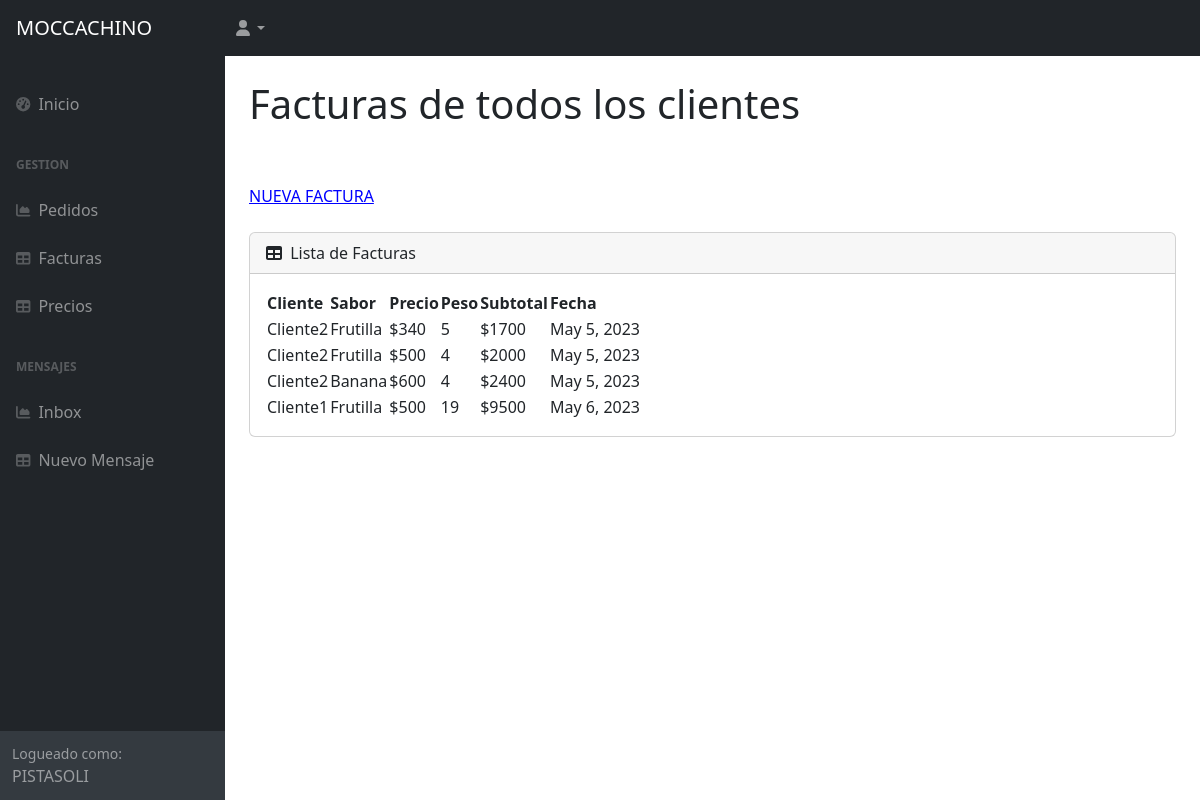
The app's page /AppClientes/facturas_por_cliente/ (signed in) with its own data.
### AppClientes/models.py (models this page shows, shortened)
class Factura(models.Model):
    cliente = models.CharField(max_length=50)
    sabor = models.CharField(max_length=50)
    precio = models.IntegerField()
    peso = models.IntegerField()
    fecha = models.DateField(default=datetime.date.today)
    @property
    def subtotal(self):
        return self.precio * self.peso

### AppClientes/views.py (the view)
# urls.py: path('facturas_por_cliente/', vista_superFactura, name="facturas_por_cliente"),
@login_required
def vista_superFactura (request):
    if request.user.is_superuser:
        facturas = Factura.objects.all()
        context= {"facturas": facturas}
        return render(request, "AppClientes/facturas.html", context)
    else:
        varCliente = request.user
        facturas = Factura.objects.filter(cliente=varCliente)
        context= {"facturas": facturas}
        return render(request, "AppClientes/facturas_por_cliente.html", context)

### AppClientes/templates/AppClientes/facturas.html
{% extends 'AppClientes/padre.html' %}
{% load static %}
            {% block contenido %}
            <div id="layoutSidenav_content">
                <main>
                    <div class="container-fluid px-4">
                        <h1 class="mt-4">Facturas de todos los clientes</h1>
                        <br>
                        <br>
                            <a style="color: blue;" href="{% url 'facturasagregar' %}">NUEVA FACTURA</a>
                            <br>
                            <br>
                        <div class="card mb-4">
                            <div class="card-header">
                                <i class="fas fa-table me-1"></i>
                                Lista de Facturas
                            </div>
                            <div class="card-body">
                                <table id="datatablesSimple">
                                    <thead>
                                        <tr>
                                            <th>Cliente</th>
                                            <th>Sabor</th>
                                            <th>Precio</th>
                                            <th>Peso</th>
                                            <th>Subtotal</th>
                                            <th>Fecha</th>
                                        </tr>
                                    </thead>
                                    <tbody>
                                        {% for factura in facturas %}
                                        <tr>
                                            <td>{{ factura.cliente }}</td>
                                            <td>{{ factura.sabor }}</td>
                                            <td>${{ factura.precio }}</td>
                                            <td>{{ factura.peso }}</td>
                                            <td>${{ factura.subtotal }}</td>
                                            <td>{{ factura.fecha }}</td>
                                        </tr>
                                        {% endfor %}
                                    </tbody>
                                </table>
                            </div>
                        </div>
                    </div>
                </main>
                {% endblock %}

### AppClientes/templates/AppClientes/padre.html (shortened to what this page needs)
<!DOCTYPE html>
<html lang="en">
    <head>
        {% load static %}
        <link href="https://cdn.jsdelivr.net/npm/simple-datatables@7.1.2/dist/style.min.css" rel="stylesheet" />
        <link href="{% static 'AppClientes/css/styles.css' %}" rel="stylesheet" />
    </head>
    <body class="sb-nav-fixed">
        <nav class="sb-topnav navbar navbar-expand navbar-dark bg-dark">
            <a class="navbar-brand ps-3" href="{% url 'InicioAppClientes' %}">MOCCACHINO</a>
            <ul class="navbar-nav ms-auto ms-md-0 me-3 me-lg-4">
                <li class="nav-item dropdown">
                    <a class="nav-link dropdown-toggle" id="navbarDropdown" href="#" role="button" data-bs-toggle="dropdown" aria-expanded="false"><i class="fas fa-user fa-fw"></i></a>
                </li>
            </ul>
        </nav>
        <div id="layoutSidenav">
            <div id="layoutSidenav_nav">
                <nav class="sb-sidenav accordion sb-sidenav-dark" id="sidenavAccordion">
                    <div class="sb-sidenav-menu">
                        <div class="nav">
                            <br>
                            <a class="nav-link" href="{% url 'InicioAppClientes' %}">
                                <div class="sb-nav-link-icon"><i class="fas fa-tachometer-alt"></i></div>
                                Inicio
                            </a>
                            <div class="sb-sidenav-menu-heading">Gestion</div>
                            <a class="nav-link" href="{% url 'pedidos_super' %}">
                                <div class="sb-nav-link-icon"><i class="fas fa-chart-area"></i></div>
                                Pedidos
                            </a>
                            <a class="nav-link" href="{% url 'facturas_super' %}">
                                <div class="sb-nav-link-icon"><i class="fas fa-table"></i></div>
                                Facturas
                            </a>
                            <a class="nav-link" href="{% url 'precios' %}">
                                <div class="sb-nav-link-icon"><i class="fas fa-table"></i></div>
                                Precios
                            </a>
                            <div class="sb-sidenav-menu-heading">Mensajes</div>
                            <a class="nav-link" href="{% url 'inbox' %}">
                                <div class="sb-nav-link-icon"><i class="fas fa-chart-area"></i></div>
                                Inbox
                            </a>
                            <a class="nav-link" href="{% url 'nuevomensaje' %}">
                                <div class="sb-nav-link-icon"><i class="fas fa-table"></i></div>
                                Nuevo Mensaje
                            </a>
                        </div>
                    </div>
                    <div class="sb-sidenav-footer">
                        <div class="small">Logueado como:</div>
                        {{ user.username }}
                    </div>
                </nav>
            </div>
            {% block contenido %}
            {% endblock %}
        </div>
    </body>
</html>

### records on screen
Factura: cliente "Cliente2", sabor "Frutilla", precio "340", peso "5", subtotal "1700", fecha "May 5, 2023"
Factura: cliente "Cliente2", sabor "Frutilla", precio "500", peso "4", subtotal "2000", fecha "May 5, 2023"
Factura: cliente "Cliente2", sabor "Banana", precio "600", peso "4", subtotal "2400", fecha "May 5, 2023"
Factura: cliente "Cliente1", sabor "Frutilla", precio "500", peso "19", subtotal "9500", fecha "May 6, 2023"

### other values on screen
{{ user.username }} "PISTASOLI"
